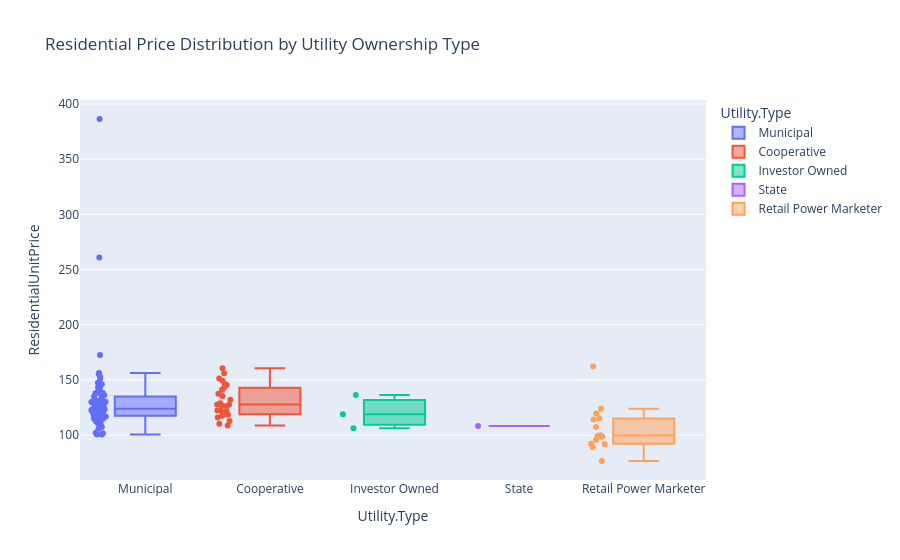

The code cell stored with this chart in its notebook:
### Code cell
def get_state_box_plot(df):
    # Compare Residential Price across Utility Types
    fig = px.box(df, x='Utility.Type', y='ResidentialUnitPrice', color="Utility.Type", 
                 points="all", hover_name="Utility.Name", hover_data=["Retail.Residential.Customers", "LoadFactor"],
                 title="Residential Price Distribution by Utility Ownership Type")
    #     plt.ylabel("Residential Rate ($/MWh)")
#     plt.xlabel("Ownership Model")
    fig.show()

get_state_box_plot(ny_df)

### Figure 1 — Plotly figure (JSON) as saved in the notebook; plotly's stock layout.template omitted (floating-point values rounded to 4 significant figures; data arrays with more than 128 entries replaced by an {"elided": "..."} marker saying what was removed)
{"data": [{"alignmentgroup": "True", "boxpoints": "all", "customdata": {"elided": "70x2 float values"}, "hovertemplate": "<b>%{hovertext}</b><br><br>Utility.Type=%{x}<br>ResidentialUnitPrice=%{y}<br>Retail.Residential.Customers=%{customdata[0]}<br>LoadFactor=%{customdata[1]}<extra></extra>", "hovertext": ["Town of Black Creek - (NC)", "City of Albemarle - (NC)", "Town of Apex- (NC)", "Town of Ayden - (NC)", "Town of Belhaven - (NC)", "Town of Benson - (NC)", "Town of Bostic - (NC)", "City of Cherryville - (NC)", "Town of Clayton", "City of Concord - (NC)", "Town of Cornelius - (NC)", "Town of Dallas - (NC)", "Town of Drexel - (NC)", "City of Elizabeth City - (NC)", "Town of Enfield - (NC)", "Town of Farmville - (NC)", "Fayetteville Public Works Commission", "Town of Forest City", "Town of Fountain - (NC)", "Town of Edenton - (NC)", "Town of Fremont - (NC)", "City of Gastonia - (NC)", "Town of Granite Falls - (NC)", "Greenville Utilities Comm", "Town of Hamilton - (NC)", "City of Hertford - (NC)", "Town of High Point", "City of Highlands - (NC)", "Town of Hobgood", "Town of Hookerton - (NC)", "Town of Huntersville - (NC)", "City of Kings Mountain - (NC)", "City of Kinston - (NC)", "Town of La Grange - (NC)", "Town of Landis - (NC)", "City of Laurinburg - (NC)", "City of Lexington - (NC)", "City of Lincolnton - (NC)", "Town of Lucama - (NC)", "Town of Louisburg - (NC)", "City of Lumberton - (NC)", "Town of MacClesfield - (NC)", "Town of Maiden - (NC)", "City of Monroe - (NC)", "City of Morganton - (NC)", "City of New Bern - (NC)", "City of Newton - (NC)", "Town of Pikeville - (NC)", "Town of Pinetops - (NC)", "Town of Pineville - (NC)", "Town of Red Springs - (NC)", "City of Robersonville - (NC)", "City of Rocky Mount - (NC)", "Town of Scotland Neck - (NC)", "Town of Selma - (NC)", "Town of Sharpsburg - (NC)", "City of Shelby - (NC)", "Town of Smithfield - (NC)", "City of Southport - (NC)", "Town of Stantonsburg - (NC)", "City of Statesville - (NC)", "Town of Tarboro - (NC)", "Town of Wake Forest - (NC)", "Town of Walstonburg", "City of Washington - (NC)", "Town of Waynesville - (NC)", "City of Wilson", "Town of Windsor- (NC)", "City of Winterville - (NC)", "Town of Murphy - (NC)"], "legendgroup": "Municipal", "marker": {"color": "#636efa"}, "name": "Municipal", "notched": false, "offsetgroup": "Municipal", "orientation": "v", "showlegend": true, "type": "box", "x": ["Municipal", "Municipal", "Municipal", "Municipal", "Municipal", "Municipal", "Municipal", "Municipal", "Municipal", "Municipal", "Municipal", "Municipal", "Municipal", "Municipal", "Municipal", "Municipal", "Municipal", "Municipal", "Municipal", "Municipal", "Municipal", "Municipal", "Municipal", "Municipal", "Municipal", "Municipal", "Municipal", "Municipal", "Municipal", "Municipal", "Municipal", "Municipal", "Municipal", "Municipal", "Municipal", "Municipal", "Municipal", "Municipal", "Municipal", "Municipal", "Municipal", "Municipal", "Municipal", "Municipal", "Municipal", "Municipal", "Municipal", "Municipal", "Municipal", "Municipal", "Municipal", "Municipal", "Municipal", "Municipal", "Municipal", "Municipal", "Municipal", "Municipal", "Municipal", "Municipal", "Municipal", "Municipal", "Municipal", "Municipal", "Municipal", "Municipal", "Municipal", "Municipal", "Municipal", "Municipal"], "x0": " ", "xaxis": "x", "y": [127.6, 127.3, 101.6, 114.8, 136.2, 138.2, 120.7, 135.0, 143.1, 102.1, 109.5, 100.4, 131.4, 107.3, 156.2, 131.1, 121.9, 129.9, 172.5, 121.8, 146.1, 123.3, 123.3, 113.5, 133.3, 261.0, 128.8, 138.1, 155.4, 131.2, 118.0, 105.7, 130.0, 125.1, 130.6, 117.9, 127.5, 130.8, 114.8, 136.6, 124.0, 386.4, 128.7, 130.2, 121.1, 100.5, 122.5, 152.6, 150.3, 117.5, 137.9, 140.7, 119.8, 147.5, 123.9, 120.1, 112.4, 110.2, 116.5, 118.4, 108.1, 116.8, 142.8, 123.8, 129.1, 121.7, 113.9, 117.3, 123.5, 120.3], "y0": " ", "yaxis": "y"}, {"alignmentgroup": "True", "boxpoints": "all", "customdata": [[11960.0, 0.4976], [68560.0, 0.7093], [6706.0, 0.3863], [36520.0, 0.4812], [20730.0, 0.5359], [10870.0, 0.5273], [28680.0, 0.5893], [35220.0, 0.7126], [10550.0, 0.5135], [26760.0, 0.6149], [72270.0, 0.4928], [59070.0, 0.5271], [19040.0, 0.5116], [7364.0, 0.5192], [28800.0, 0.4778], [29770.0, 0.5054], [12110.0, 0.5318], [65400.0, 0.5537], [42560.0, 0.5383], [26800.0, 0.505], [21090.0, 0.5401], [20210.0, 0.5152], [75880.0, 0.4464], [44400.0, 0.4501], [112600.0, 0.5443], [84000.0, 0.4671]], "hovertemplate": "<b>%{hovertext}</b><br><br>Utility.Type=%{x}<br>ResidentialUnitPrice=%{y}<br>Retail.Residential.Customers=%{customdata[0]}<br>LoadFactor=%{customdata[1]}<extra></extra>", "hovertext": ["Albemarle Electric Member Corp", "Blue Ridge Elec Member Corp - (NC)", "Cape Hatteras Elec Member Corp", "Carteret-Craven El Member Corp", "Central Electric Membership Corp. - (NC)", "Edgecombe-Martin County E M C", "Four County Elec Member Corp", "French Broad Elec Member Corp", "Halifax Electric Member Corp", "Haywood Electric Member Corp", "Jones-Onslow Elec Member Corp", "Lumbee River Elec Member Corp", "Pee Dee Electric Member Corp", "Pitt & Greene Elec Member Corp", "Piedmont Electric Member Corp", "Randolph Electric Member Corp", "Roanoke Electric Member Corp", "Rutherford Elec Member Corp", "South River Elec Member Corp", "Surry-Yadkin Elec Member Corp", "Tri-County Elec Member Corp (NC)", "Tideland Electric Member Corp", "Union Electric Membership Corp - (NC)", "Wake Electric Membership Corp", "EnergyUnited Elec Member Corp", "Brunswick Electric Member Corp"], "legendgroup": "Cooperative", "marker": {"color": "#EF553B"}, "name": "Cooperative", "notched": false, "offsetgroup": "Cooperative", "orientation": "v", "showlegend": true, "type": "box", "x": ["Cooperative", "Cooperative", "Cooperative", "Cooperative", "Cooperative", "Cooperative", "Cooperative", "Cooperative", "Cooperative", "Cooperative", "Cooperative", "Cooperative", "Cooperative", "Cooperative", "Cooperative", "Cooperative", "Cooperative", "Cooperative", "Cooperative", "Cooperative", "Cooperative", "Cooperative", "Cooperative", "Cooperative", "Cooperative", "Cooperative"], "x0": " ", "xaxis": "x", "y": [141.0, 119.0, 155.9, 118.5, 132.1, 142.8, 122.3, 135.4, 145.5, 149.3, 117.5, 115.9, 126.4, 127.6, 128.9, 137.5, 160.6, 108.7, 126.7, 151.2, 110.3, 146.3, 122.0, 122.1, 112.8, 127.8], "y0": " ", "yaxis": "y"}, {"alignmentgroup": "True", "boxpoints": "all", "customdata": [[1359000.0, 0.6342], [2261000.0, 0.6506], [1626000.0, 0.5146]], "hovertemplate": "<b>%{hovertext}</b><br><br>Utility.Type=%{x}<br>ResidentialUnitPrice=%{y}<br>Retail.Residential.Customers=%{customdata[0]}<br>LoadFactor=%{customdata[1]}<extra></extra>", "hovertext": ["Duke Energy Progress - (NC)", "Duke Energy Carolinas, LLC", "Duke Energy Florida, LLC"], "legendgroup": "Investor Owned", "marker": {"color": "#00cc96"}, "name": "Investor Owned", "notched": false, "offsetgroup": "Investor Owned", "orientation": "v", "showlegend": true, "type": "box", "x": ["Investor Owned", "Investor Owned", "Investor Owned"], "x0": " ", "xaxis": "x", "y": [118.9, 106.2, 136.2], "y0": " ", "yaxis": "y"}, {"alignmentgroup": "True", "boxpoints": "all", "customdata": [[6609.0, 0.5372]], "hovertemplate": "<b>%{hovertext}</b><br><br>Utility.Type=%{x}<br>ResidentialUnitPrice=%{y}<br>Retail.Residential.Customers=%{customdata[0]}<br>LoadFactor=%{customdata[1]}<extra></extra>", "hovertext": ["New River Light & Power Co"], "legendgroup": "State", "marker": {"color": "#ab63fa"}, "name": "State", "notched": false, "offsetgroup": "State", "orientation": "v", "showlegend": true, "type": "box", "x": ["State"], "x0": " ", "xaxis": "x", "y": [108.2], "y0": " ", "yaxis": "y"}, {"alignmentgroup": "True", "boxpoints": "all", "customdata": [[46920.0, Infinity], [6863.0, Infinity], [21810.0, Infinity], [5561.0, Infinity], [15000.0, Infinity], [5180.0, Infinity], [13700.0, Infinity], [25020.0, Infinity], [1099.0, Infinity], [1694.0, Infinity], [657.0, Infinity], [1624.0, Infinity], [13600.0, Infinity], [1236.0, Infinity]], "hovertemplate": "<b>%{hovertext}</b><br><br>Utility.Type=%{x}<br>ResidentialUnitPrice=%{y}<br>Retail.Residential.Customers=%{customdata[0]}<br>LoadFactor=%{customdata[1]}<extra></extra>", "hovertext": ["XOOM Energy Texas, LLC", "XOOM Energy Connecticut, LLC", "XOOM Energy Illinois, LLC", "XOOM Energy Massachusetts, LLC", "XOOM Energy Maryland, LLC", "XOOM Energy New Jersey, LLC", "XOOM Energy Pennsylvania, LLC", "XOOM Energy New York, LLC", "XOOM Energy Maine, LLC", "XOOM Energy Rhode Island, LLC", "XOOM Energy Delaware, LLC", "XOOM Energy New Hampshire, LLC", "XOOM Energy Ohio, LLC", "XOOM Energy Washington DC, LLC"], "legendgroup": "Retail Power Marketer", "marker": {"color": "#FFA15A"}, "name": "Retail Power Marketer", "notched": false, "offsetgroup": "Retail Power Marketer", "orientation": "v", "showlegend": true, "type": "box", "x": ["Retail Power Marketer", "Retail Power Marketer", "Retail Power Marketer", "Retail Power Marketer", "Retail Power Marketer", "Retail Power Marketer", "Retail Power Marketer", "Retail Power Marketer", "Retail Power Marketer", "Retail Power Marketer", "Retail Power Marketer", "Retail Power Marketer", "Retail Power Marketer", "Retail Power Marketer"], "x0": " ", "xaxis": "x", "y": [119.6, 98.41, 92.07, 124.0, 95.67, 162.2, 89.3, 91.67, 99.29, 115.1, 107.4, 99.89, 76.54, 114.2], "y0": " ", "yaxis": "y"}], "layout": {"boxmode": "overlay", "legend": {"title": {"text": "Utility.Type"}, "tracegroupgap": 0}, "title": {"text": "Residential Price Distribution by Utility Ownership Type"}, "xaxis": {"anchor": "y", "categoryarray": ["Municipal", "Cooperative", "Investor Owned", "State", "Retail Power Marketer"], "categoryorder": "array", "domain": [0, 1], "title": {"text": "Utility.Type"}}, "yaxis": {"anchor": "x", "domain": [0, 1], "title": {"text": "ResidentialUnitPrice"}}}}
